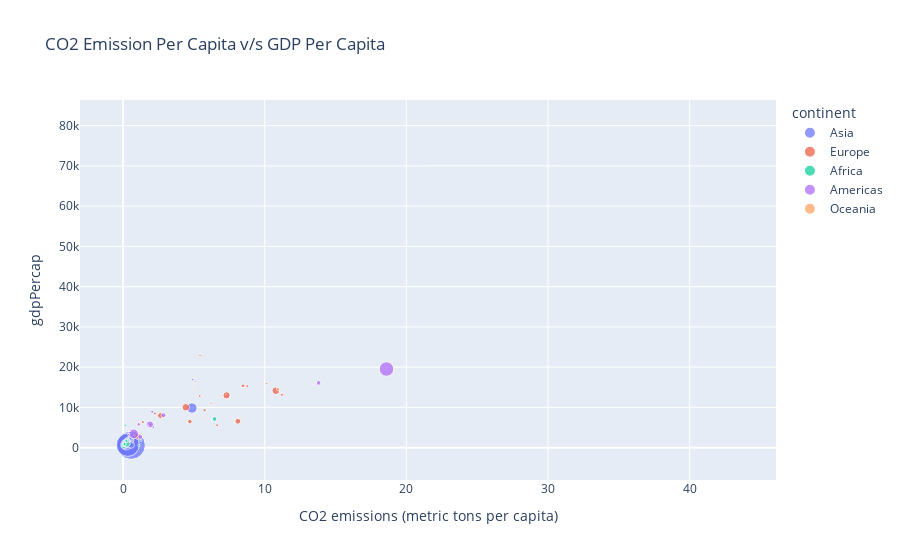

Notebook code for this chart:
### Code cell
import plotly.express as px
highest_corr_df = gapminder_df[gapminder_df['Year']== highest_corr_year]
fig = px.scatter(highest_corr_df, x=co2_label, y=gdp_label, color="continent",
                 title="CO2 Emission Per Capita v/s GDP Per Capita", size="pop")

fig.show()

### Figure 1 — Plotly figure (JSON) as saved in the notebook; plotly's stock layout.template omitted (floating-point values rounded to 4 significant figures)
{"data": [{"hovertemplate": "continent=Asia<br>CO2 emissions (metric tons per capita)=%{x}<br>gdpPercap=%{y}<br>pop=%{marker.size}<extra></extra>", "legendgroup": "Asia", "marker": {"color": "#636efa", "size": [11537966, 202182, 6960067, 754550000, 506000000, 109343000, 8519282, 2693585, 100825279, 1255058, 575003, 2186894, 1149500, 25870271, 11261690, 714775, 60641899, 35356600, 5618198, 1977600, 11737396, 34024249, 39463910], "sizemode": "area", "sizeref": 1886375, "symbol": "circle"}, "mode": "markers", "name": "Asia", "orientation": "v", "showlegend": true, "type": "scatter", "x": [0.1238, 5.121, 0.06244, 0.5742, 0.3318, 0.2319, 2.056, 4.933, 4.864, 1.072, 43.43, 1.642, 1.835, 0.1435, 0.01881, 0.2055, 0.4025, 0.5554, 4.909, 1.546, 0.2519, 0.3602, 0.5749], "xaxis": "x", "y": [836.2, 14800.0, 523.4, 612.7, 700.8, 762.4, 8931.0, 8394.0, 9848.0, 2742.0, 80890.0, 6007.0, 1226.0, 349, 676.4, 4721.0, 942.4, 1814.0, 16900.0, 4977.0, 1136.0, 1295.0, 637.1], "yaxis": "y"}, {"hovertemplate": "continent=Europe<br>CO2 emissions (metric tons per capita)=%{x}<br>gdpPercap=%{y}<br>pop=%{marker.size}<extra></extra>", "legendgroup": "Europe", "marker": {"color": "#EF553B", "size": [1984060, 7376998, 9556500, 8310226, 4838800, 4605744, 49569000, 8716441, 10223422, 198676, 2900100, 52667100, 12596822, 3786019, 31785378, 9103000, 19284814, 32850275, 7867931, 6063000, 33411317, 54959000], "sizemode": "area", "sizeref": 1886375, "symbol": "circle"}, "mode": "markers", "name": "Europe", "orientation": "v", "showlegend": true, "type": "scatter", "x": [1.364, 5.418, 11.22, 6.638, 10.15, 6.213, 7.306, 2.249, 5.758, 7.269, 5.655, 4.431, 8.476, 5.107, 8.106, 1.398, 4.716, 2.647, 8.77, 5.435, 1.033, 10.78], "xaxis": "x", "y": [2760.0, 12830.0, 13150.0, 5577.0, 15940.0, 10920.0, 13000.0, 8513.0, 9327.0, 13320.0, 7656.0, 10020.0, 15360.0, 16360.0, 6557.0, 6362.0, 6471.0, 7994.0, 15260.0, 22970.0, 2826.0, 14140.0], "yaxis": "y"}, {"hovertemplate": "continent=Africa<br>CO2 emissions (metric tons per capita)=%{x}<br>gdpPercap=%{y}<br>pop=%{marker.size}<extra></extra>", "legendgroup": "Africa", "marker": {"color": "#00cc96", "size": [12760499, 5247469, 2427334, 5127935, 3330989, 6335506, 1733638, 3495967, 217378, 4744870, 127617, 259864, 27860297, 489004, 8490213, 3451418, 601287, 10191512, 1279406, 1759224, 6334556, 4147252, 5212416, 1230542, 789309, 14770296, 8680909, 4534062, 47287752, 3451079, 70787, 3965841, 2662190, 3428839, 20997321, 12716129, 420690, 12607312, 1735550, 4786986, 8900294, 3900000, 4995432], "sizemode": "area", "sizeref": 1886375, "symbol": "circle"}, "mode": "markers", "name": "Africa", "orientation": "v", "showlegend": true, "type": "scatter", "x": [0.6321, 0.1667, 0.05232, 0.01922, 0.01474, 0.07298, 0.05334, 0.03415, 0.08566, 0.3243, 0.6698, 0.09088, 0.04088, 1.827, 0.1857, 0.1805, 0.07074, 0.2661, 0.4657, 9.941, 0.1389, 0.08604, 0.0392, 0.1882, 0.6362, 0.3616, 0.2162, 0.03185, 0.2447, 0.0118, 0.1621, 0.1813, 0.1054, 0.07045, 6.466, 0.2508, 0.5525, 0.1419, 0.1067, 0.6389, 0.09445, 1.264, 1.123], "xaxis": "x", "y": [3247.0, 5523.0, 1036.0, 794.8, 413.0, 1508.0, 1136.0, 1197.0, 1876.0, 2052.0, 3020.0, 915.6, 516.1, 8359.0, 1126.0, 708.8, 715.6, 1057.0, 713.6, 18770.0, 1634.0, 495.5, 545.0, 1421.0, 2475.0, 1711.0, 566.7, 1054.0, 1015.0, 511.0, 1385.0, 1612.0, 1206.0, 1285.0, 7114.0, 1688.0, 2613.0, 848.2, 1478.0, 1932.0, 908.9, 1777.0, 569.8], "yaxis": "y"}, {"hovertemplate": "continent=Americas<br>CO2 emissions (metric tons per capita)=%{x}<br>gdpPercap=%{y}<br>pop=%{marker.size}<extra></extra>", "legendgroup": "Americas", "marker": {"color": "#ab63fa", "size": [22934225, 4040665, 88049823, 20819767, 8858908, 19764027, 1588717, 8139332, 4049146, 5432424, 3232927, 4690773, 4318137, 2500689, 1861096, 47995559, 1865490, 1405486, 2287985, 12132200, 960155, 198712000, 2748579], "sizemode": "area", "sizeref": 1886375, "symbol": "circle"}, "mode": "markers", "name": "Americas", "orientation": "v", "showlegend": true, "type": "scatter", "x": [2.858, 0.4466, 0.745, 13.81, 2.141, 1.217, 0.5171, 1.906, 0.3805, 0.4658, 0.3425, 0.3973, 0.05857, 0.3525, 2.145, 1.9, 0.494, 1.218, 0.213, 1.112, 5.01, 18.6, 1.776], "xaxis": "x", "y": [8053.0, 2587.0, 3430.0, 16080.0, 5107.0, 2679.0, 4162.0, 5690.0, 1654.0, 4579.0, 4359.0, 3243.0, 1452.0, 2538.0, 6125.0, 5755.0, 4643.0, 4421.0, 2299.0, 5788.0, 5621.0, 19530.0, 5445.0], "yaxis": "y"}, {"hovertemplate": "continent=Oceania<br>CO2 emissions (metric tons per capita)=%{x}<br>gdpPercap=%{y}<br>pop=%{marker.size}<extra></extra>", "legendgroup": "Oceania", "marker": {"color": "#FFA15A", "size": [11872264, 2728150], "sizemode": "area", "sizeref": 1886375, "symbol": "circle"}, "mode": "markers", "name": "Oceania", "orientation": "v", "showlegend": true, "type": "scatter", "x": [10.96, 5.008], "xaxis": "x", "y": [14530.0, 14460.0], "yaxis": "y"}], "layout": {"legend": {"itemsizing": "constant", "title": {"text": "continent"}, "tracegroupgap": 0}, "title": {"text": "CO2 Emission Per Capita v/s GDP Per Capita"}, "xaxis": {"anchor": "y", "domain": [0, 1], "title": {"text": "CO2 emissions (metric tons per capita)"}}, "yaxis": {"anchor": "x", "domain": [0, 1], "title": {"text": "gdpPercap"}}}}
